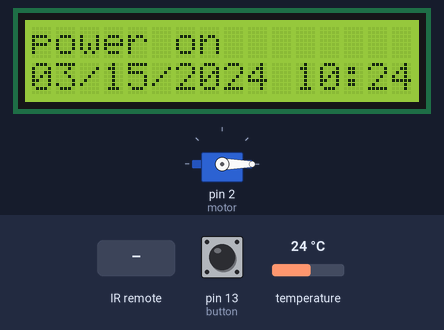
A sketch run on a simulated Arduino Uno, built with avr-gcc and run on an emulated ATmega328P. On the bench: servo, 16×2 character LCD. The test bench sets the inputs (shaded band); at power-on: pin 13 (button) HIGH, temperature 24 °C. The local clock reads 2024-03-15 10:24:30 at power-on unless the sketch sets it; what the sketch prints to the serial monitor is not drawn.

Above: at 1.2 s.
1.3 s: pin 13 (button) pulled LOW for 3.2 s
At 4.9 s:
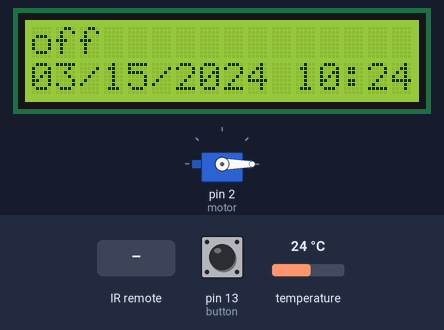
6.0 s: infrared code 0xFF38C7 received
At 6.4 s:
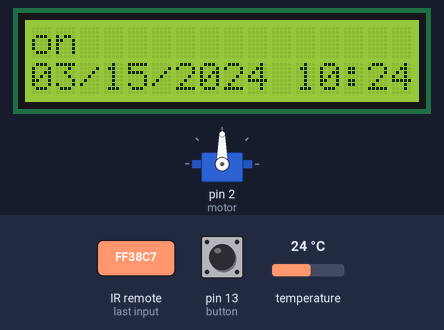
9.0 s: pin 13 (button) pulled LOW for 1 s
At 9.5 s:
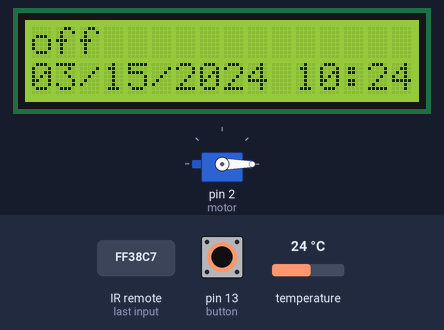
13.0 s: pin 13 (button) pulled LOW for 0.15 s
At 14.2 s:
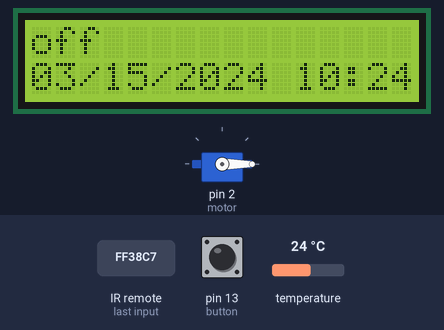
14.6 s: pin 13 (button) pulsed LOW 5 times (0.12 s each, 0.3 s apart)
At 31.2 s:
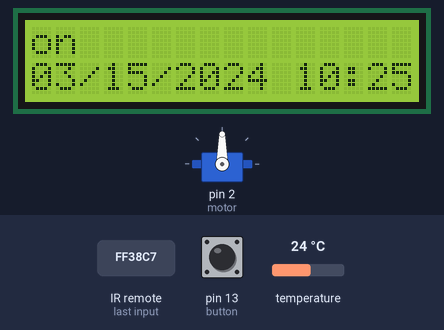
Timing chart, 0 to 31.5 s (numbered marks = the images above; inputs shaded):
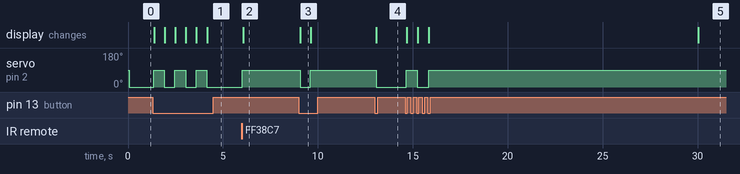

The sketch:

34_project.ino
```cpp
#include <IRremote.h>
#include <Servo.h>
#include <Wire.h>
#include <LiquidCrystal_I2C.h>
#include <RtcDS3231.h>
RtcDS3231<TwoWire> Rtc(Wire);
LiquidCrystal_I2C lcd(0x27,16,2);     // 접근주소: 0x3F or 0x27

int RECV_PIN = A0;
int motor = 2;
bool on_off = false;
bool flag = false;
int button = 13;

Servo servo;
IRrecv irrecv(RECV_PIN);
decode_results results;

void setup()
{
  Serial.begin(9600);
  irrecv.enableIRIn();
  pinMode(2, OUTPUT);
  pinMode(button, INPUT_PULLUP);
  servo.attach(motor);
  lcd.init();
  lcd.backlight();
  lcd.setCursor(0,0);
  lcd.print("power on");
  Rtc.Begin();
  on_off = false;
  servo.write(0);

    RtcDateTime compiled = RtcDateTime(__DATE__, __TIME__);
    printDateTime(compiled);
    Serial.println();

    if (!Rtc.IsDateTimeValid())
    {
        if (Rtc.LastError() != 0)
        {
            // we have a communications error
            // see https://www.arduino.cc/en/Reference/WireEndTransmission for
            // what the number means
            Serial.print("RTC communications error = ");
            Serial.println(Rtc.LastError());
        }
        else
        {
            // Common Causes:
            //    1) first time you ran and the device wasn't running yet
            //    2) the battery on the device is low or even missing

            Serial.println("RTC lost confidence in the DateTime!");

            // following line sets the RTC to the date & time this sketch was compiled
            // it will also reset the valid flag internally unless the Rtc device is
            // having an issue

            Rtc.SetDateTime(compiled);
        }
    }

    if (!Rtc.GetIsRunning())
    {
        Serial.println("RTC was not actively running, starting now");
        Rtc.SetIsRunning(true);
    }

    RtcDateTime now = Rtc.GetDateTime();
    if (now < compiled)
    {
        Serial.println("RTC is older than compile time!  (Updating DateTime)");
        Rtc.SetDateTime(compiled);
    }
    else if (now > compiled)
    {
        Serial.println("RTC is newer than compile time. (this is expected)");
    }
    else if (now == compiled)
    {
        Serial.println("RTC is the same as compile time! (not expected but all is fine)");
    }

    // never assume the Rtc was last configured by you, so
    // just clear them to your needed state
    Rtc.Enable32kHzPin(false);
    Rtc.SetSquareWavePin(DS3231SquareWavePin_ModeNone);
}

void loop() {
  if (!Rtc.IsDateTimeValid())
    {
        if (Rtc.LastError() != 0)
        {
            // we have a communications error
            // see https://www.arduino.cc/en/Reference/WireEndTransmission for
            // what the number means
            Serial.print("RTC communications error = ");
            Serial.println(Rtc.LastError());
        }
        else
        {
            // Common Causes:
            //    1) the battery on the device is low or even missing and the power line was disconnected
            Serial.println("RTC lost confidence in the DateTime!");
        }
    }

  if (irrecv.decode(&results)) {
    Serial.println(results.value, HEX);
    if(results.value == 0xFF38C7){
     if(on_off == true) {
      on_off = false;
      servo.write(0);
      //delay(2000);
      Serial.println("off");
      lcd.setCursor(0,0);
      //lcd.clear();
      lcd.print("off             ");
    }
    else {
      on_off = true;
      servo.write(90);
      //delay(2000);
      Serial.println("on");
      lcd.setCursor(0,0);
      //lcd.clear();
      lcd.print("on             ");
    }
    }
    irrecv.resume();
  }

  if(digitalRead(button) == LOW){
    if(flag == false) {
      flag = true;
    }
    else{
      if(on_off == true) {
        on_off = false;
        servo.write(0);
        //delay(2000);
        Serial.println("off");
        lcd.setCursor(0,0);
        //lcd.clear();
        lcd.print("off             ");
        delay(500);
      }
      else {
        on_off = true;
        servo.write(90);
        //delay(2000);
        Serial.println("on");
        lcd.setCursor(0,0);
        //lcd.clear();
        lcd.print("on             ");
        delay(500);
      }
      flag = false;
    }
  }

  RtcDateTime now = Rtc.GetDateTime();
  printDateTime(now);
  Serial.println();

  RtcTemperature temp = Rtc.GetTemperature();
  temp.Print(Serial);
  // you may also get the temperature as a float and print it
    // Serial.print(temp.AsFloatDegC());
    Serial.println("C");
}

#define countof(a) (sizeof(a) / sizeof(a[0]))

void printDateTime(const RtcDateTime& dt)
{
    char datestring[20];

    snprintf_P(datestring,
            countof(datestring),
            PSTR("%02u/%02u/%04u %02u:%02u:%02u"),
            dt.Month(),
            dt.Day(),
            dt.Year(),
            dt.Hour(),
            dt.Minute(),
            dt.Second() );
    Serial.print(datestring);
    lcd.setCursor(0,1);
    lcd.print(datestring);

}
```

Measured:
- after the input at 1.3 s, servo on pin 2 (motor): alternates 90° for 0.56 s and 0° for 0.55 s, 6 changes in all, then stays 0°, starting after 0.06 s; the display: first changes after 0.07 s (image 1 shows a later state)
- after the input at 6.0 s, servo on pin 2 (motor): 0° → 90° at once; the display: changes after 0.07 s (image 2)
- after the input at 9.0 s, servo on pin 2 (motor): 90° → 0° after 0.07 s, → 90° 0.54 s later; the display: changes after 0.07 s (image 3)
- after the input at 13.0 s, servo on pin 2 (motor): 90° → 0° after 0.07 s; the display: changes after 0.07 s (image 4)
- after the input at 14.6 s, servo on pin 2 (motor): 0° → 90° after 0.06 s, → 0° 0.58 s later, → 90° 0.60 s later; the display: first changes after 0.07 s (image 5 shows a later state)
- what the display in image 3 shows lasts 0.5 s, from 9.1 s to 9.6 s
